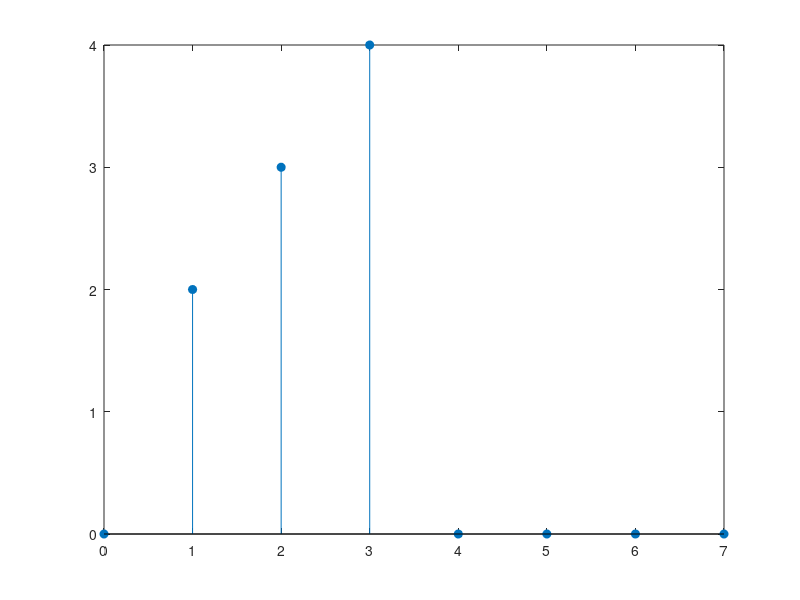
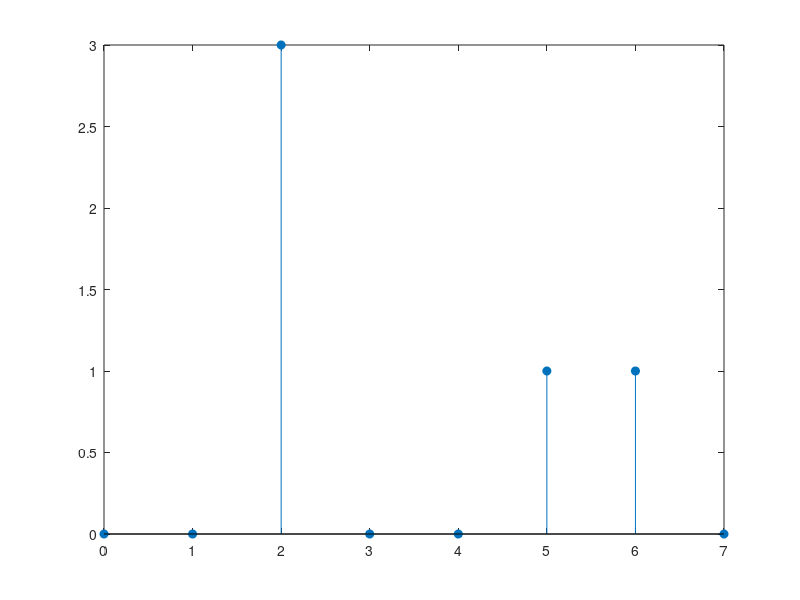
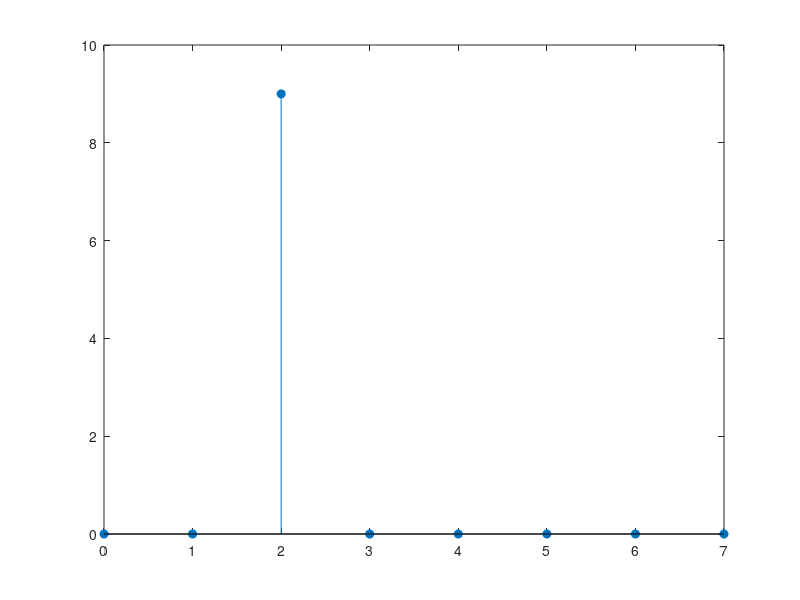
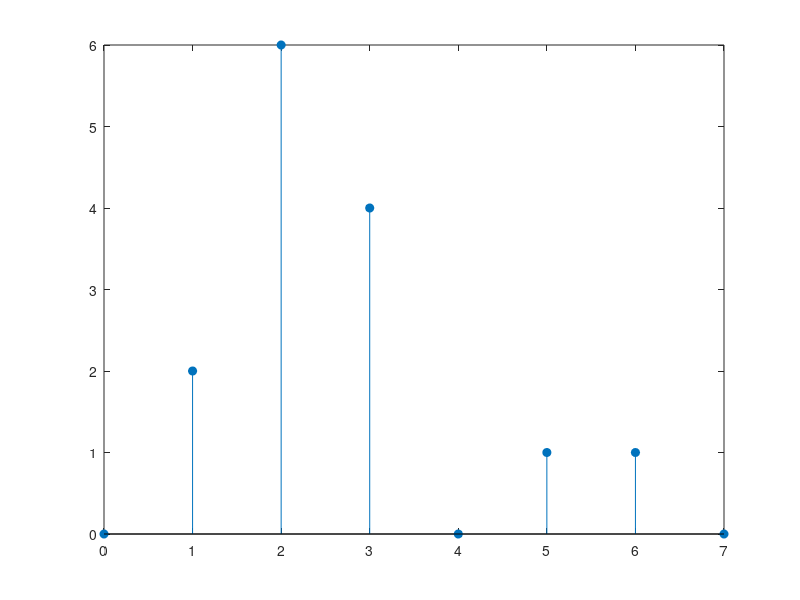

Recreate these plots in MATLAB, in order.
n = [0 1 2 3 4 5 6 7];
x = [0 2 3 4 0 0 0 0];
figure(1), stem(n,x,'filled');

n = [0 1 2 3 4 5 6 7];
y = [0 0 3 0 0 1 1 0];
figure(2), stem(n,y,'filled');

g=y.*x;
figure(3), stem(n,g,'filled');

h=y+x;
figure(4), stem(n,h,'filled');
